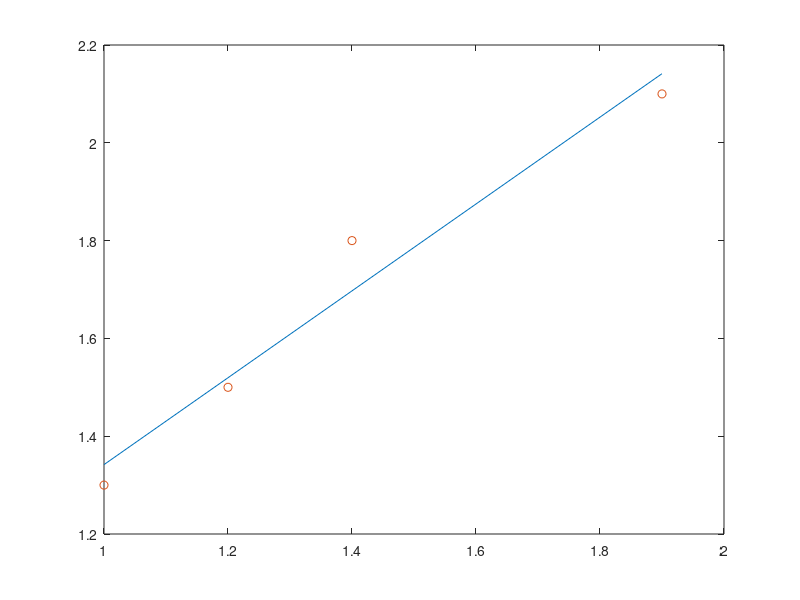

This figure's MATLAB source:
x = [1, 1.2, 1.4, 1.9];
y = [1.3, 1.5, 1.8, 2.1];

A = [x', ones(length(x), 1)];
A_ = A'*A;
B_ = A'*y';

sol = A_\B_;
proy = A*sol;
plot(x,proy,x,y,'o');
